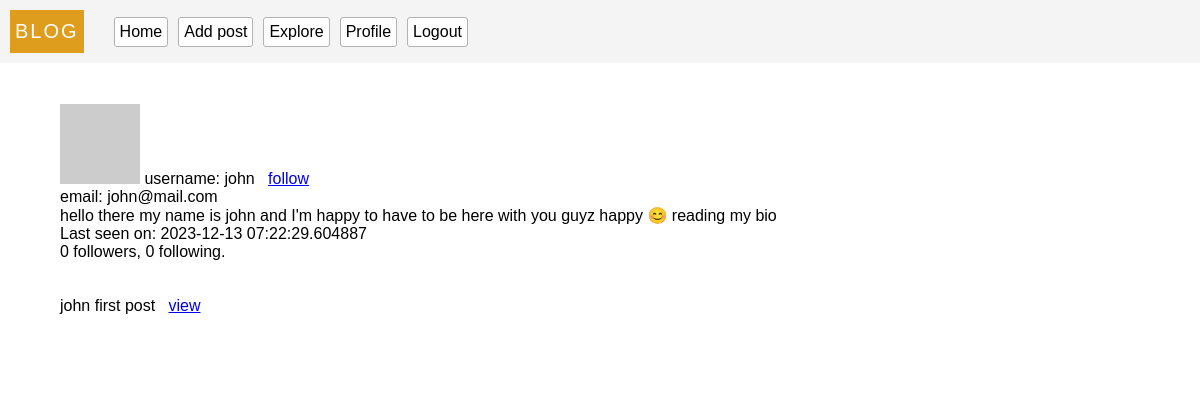
/user/2 (signed in), run on an earlier commit of the app's database.
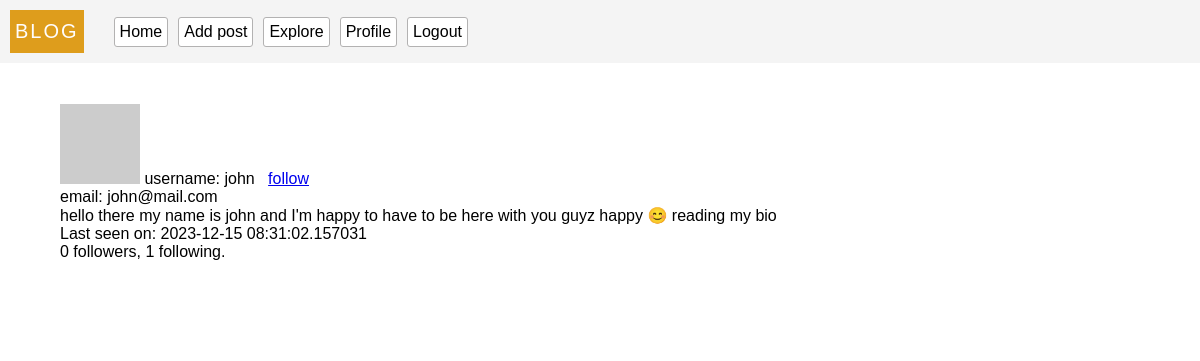
And on a later commit of the database.
### models.py (models this page shows, shortened)
class User(db.Model, UserMixin):
  __tablename__ = 'users'
  id = db.Column(db.Integer, primary_key = True)
  username = db.Column(db.String(100), unique = True, index = True)
  email = db.Column(db.String(100), index = True, unique = True)
  password = db.Column(db.String(200))
  last_seen = db.Column(db.DateTime, default=datetime.utcnow, index = True)
  about_me = db.Column(db.String, nullable=True)
  posts = db.relationship(
    'Post',
    backref = 'author',
    lazy = 'dynamic'
  )
  followed = db.relationship(
    'User',
    secondary = followers,
    primaryjoin = (followers.c.follower_id == id),
    secondaryjoin = (followers.c.followed_id == id),
    backref = db.backref('followers', lazy='dynamic'),
    lazy = 'dynamic'
  )
  follower = db.relationship(
    'User',
    secondary = followers,
    primaryjoin = (followers.c.followed_id == id),
    secondaryjoin = (followers.c.follower_id == id),
    backref = db.backref('followed_user', lazy='dynamic'),
    lazy = 'dynamic'
  )
  def avatar(self, size='80'):
    digest = md5(str(self.email).lower().encode('utf-8')).hexdigest()
    return f'https://gravatar.com/avatar/{digest}?d=identicon&s={size}'
  def update_last_seen(self):
    self.last_seen = datetime.utcnow()
    db.session.commit()
  def is_following(self, user):
    return self.followed.filter(followers.c.followed_id == user.id).count() > 0
  @login.user_loader
  def get_user(id):
    return User.query.get(int(id))

class Post(db.Model):
  __tablename__ = 'posts'
  id = db.Column(db.Integer, primary_key = True)
  body = db.Column(db.String(300) ,nullable = False)
  title = db.Column(db.String(20), nullable = False)
  timestamp = db.Column(db.DateTime, default=datetime.utcnow, index = True)
  user_id = db.Column(db.Integer, db.ForeignKey('users.id'))

### server.py (the view)
@app.route('/user/<id>')
@login_required
def user_profile(id):
  user = User.query.get(id)
  if user == None:
    flash('this user profile cannot be found, profile may have been deleted or suspended !', 'error')
    return redirect(url_for('index'))
  return render_template('user.html', user=user, posts = user.posts)

### server.py (called while the page is built)
@app.before_request
def validate():
  if current_user.is_authenticated:
    current_user.update_last_seen()

### templates/user.html (shortened to what this page needs)
{% extends 'base.html' %}
{% block content %}
<section>
  <img src="{{user.avatar(100)}}" alt="photo">
  <span>username:  {{user.username}}</span>
  <span> &nbsp;</span>
    {% if current_user.id != user.id %}
      {% if current_user.is_following(user) %}
        <a href="/follow/{{user.id}}"> unfollow </a>
      {% else %}
        <a href="/follow/{{user.id}}"> follow </a>
      {% endif %}
    {% endif %}
  <br>
  <sapn>email: {{user.email}}</sapn>
  {% if user.about_me %}<p>{{ user.about_me }}</p>{% endif %}
  {% if user.last_seen %}<p>Last seen on: {{ user.last_seen }}</p>{% endif %}
  <p>{{ user.follower.count() }} followers, {{ user.followed.count() }} following.</p>
</section>
<section>
  <br> <br>
  {% for post in posts %}
      <p>
        {{post.title}}
        <a href="/post/{{post.id}}">view</a>
      </p>
      <br>
    {% endfor %}
</section>
{% endblock %}

What changed in the data, as far as the page shows it:
removed Post: title "john first post"
changed User "john": last_seen "2023-12-13 07:22:29.604887" → "2023-12-15 08:31:02.157031"
Also different on the page:
{{ user.followed.count() }}: "0" → "1"
